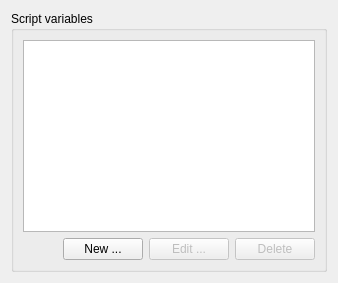
       <widget class="QWidget" name="tabScripting">
        <attribute name="title">
         <string>Scripting</string>
        </attribute>
        <layout class="QVBoxLayout" name="verticalLayout_7">
         <item>
          <widget class="QGroupBox" name="groupBox_5">
           <property name="title">
            <string>Script variables</string>
           </property>
           <layout class="QVBoxLayout" name="verticalLayout_17">
            <item>
             <widget class="QTableView" name="scriptVarList">
              <property name="sizePolicy">
               <sizepolicy hsizetype="Preferred" vsizetype="Maximum">
                <horstretch>0</horstretch>
                <verstretch>0</verstretch>
               </sizepolicy>
              </property>
              <property name="selectionMode">
               <enum>QAbstractItemView::SingleSelection</enum>
              </property>
              <property name="selectionBehavior">
               <enum>QAbstractItemView::SelectRows</enum>
              </property>
              <attribute name="horizontalHeaderStretchLastSection">
               <bool>true</bool>
              </attribute>
              <attribute name="verticalHeaderVisible">
               <bool>false</bool>
              </attribute>
              <attribute name="verticalHeaderDefaultSectionSize">
               <number>21</number>
              </attribute>
             </widget>
            </item>
            <item>
             <layout class="QHBoxLayout" name="horizontalLayout_7">
              <item>
               <spacer name="horizontalSpacer_3">
                <property name="orientation">
                 <enum>Qt::Horizontal</enum>
                </property>
                <property name="sizeType">
                 <enum>QSizePolicy::Preferred</enum>
                </property>
                <property name="sizeHint" stdset="0">
                 <size>
                  <width>40</width>
                  <height>20</height>
                 </size>
                </property>
               </spacer>
              </item>
              <item>
               <widget class="QPushButton" name="btnNewScriptVar">
                <property name="text">
                 <string>New ...</string>
                </property>
               </widget>
              </item>
              <item>
               <widget class="QPushButton" name="btnEditScriptVar">
                <property name="enabled">
                 <bool>false</bool>
                </property>
                <property name="text">
                 <string>Edit ...</string>
                </property>
               </widget>
              </item>
              <item>
               <widget class="QPushButton" name="btnDeleteScriptVar">
                <property name="enabled">
                 <bool>false</bool>
                </property>
                <property name="text">
                 <string>Delete</string>
                </property>
               </widget>
              </item>
             </layout>
            </item>
           </layout>
          </widget>
         </item>
        </layout>
       </widget>
